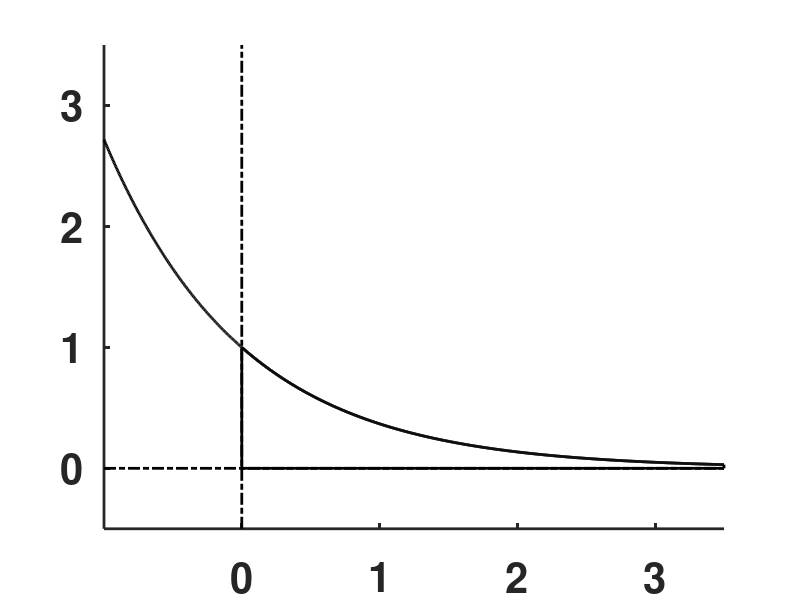

This chart was generated by the following MATLAB code: (Note: this script raises an error after producing the figure.)

clear;  figure('Position',[100 100 400 400],'Color',[1 1 1]); clf;  hold on; 

xy=[-1 3.5 -0.5 3.5];
xx=linspace(xy(1),xy(2),1000);  yy=1./exp(xx);
plot(xx(1:1000),yy(1:1000),'k','LineWidth',2)
set(gca,'LineWidth',2); 
axis(xy); axis manual;
plot([xy(1) xy(2)],[0 0],'k-.','LineWidth',2);
plot([0 0],[xy(3) xy(4)],'k-.','LineWidth',2);
set(gca,'XTick',[0 1 2 3],'YTick',[0 1 2 3],'FontSize',30,'FontWeight','bold');
xp=find(xx>=0); xh=xx(xp); yh=yy(xp); sp=length(xp);
xh(sp+1)=xy(2); xh(sp+2)=0; xh(sp+3)=0; yh(sp+1)=0; yh(sp+2)=0; yh(sp+3)=1;
ll=line(xh,yh,'Color','k','LineWidth',2);  
HATCH(ll,45,[0 0 0],'-',5,1); 
